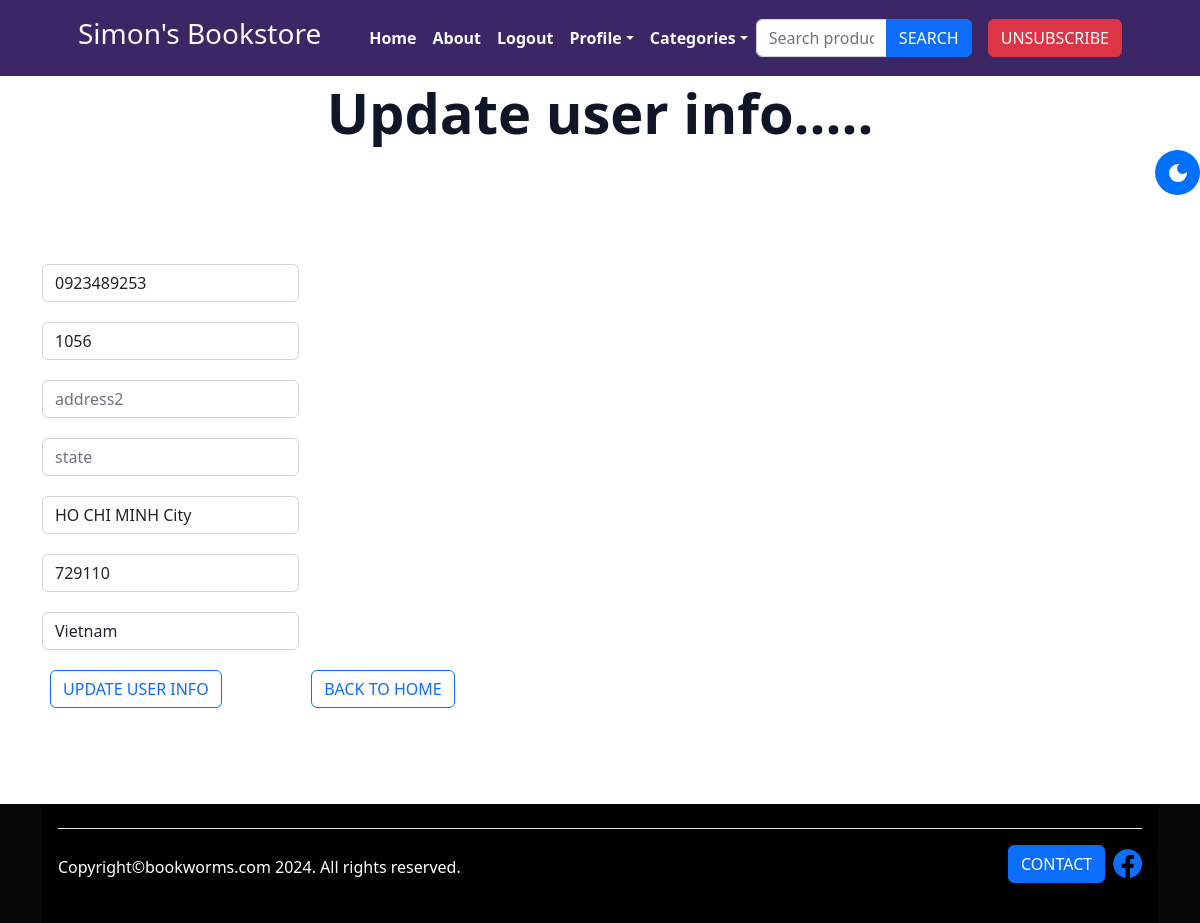
Screenshot of /update_info/ (signed in) with the database file from the repository.
### store/models.py (models this page shows, shortened)
class Profile(models.Model):
    user = models.OneToOneField(User, on_delete=models.CASCADE)
    date_modified = models.DateTimeField(auto_now=True)
    phone = models.CharField(max_length=20, blank=True)
    address1 = models.CharField(max_length=200, blank=True)
    address2 = models.CharField(max_length=200, blank=True)
    state = models.CharField(max_length=200, blank=True)
    city = models.CharField(max_length=200, blank=True)
    zipcode = models.CharField(max_length=200, blank=True)
    country = models.CharField(max_length=200, blank=True)
    is_subscriber = models.BooleanField(default=False)  # New field

### store/views.py (the view)
# urls.py: path('update_info/', views.update_info, name="update_info"),
def update_info(request):
    if request.user.is_authenticated:
        current_users = Profile.objects.get(user__id=request.user.id)
        form = UserInfoForm(request.POST or None, instance=current_users)
        if form.is_valid():
            form.save()
            messages.success(request, "Yoor info has been updated..")
            return redirect('home')
        return render(request, 'update_info.html', {"form":form})

### store/forms.py
class UserInfoForm(forms.ModelForm):
	phone = forms.CharField(label='', widget=forms.TextInput(attrs={'class':'form-control', 'placeholder':'phone'}), required = False)
	address1 = forms.CharField(label='', widget=forms.TextInput(attrs={'class':'form-control', 'placeholder':'address1'}), required = False)
	address2 = forms.CharField(label='', widget=forms.TextInput(attrs={'class':'form-control', 'placeholder':'address2'}), required = False)
	state = forms.CharField(label='', widget=forms.TextInput(attrs={'class':'form-control', 'placeholder':'state'}), required = False)
	city = forms.CharField(label='', widget=forms.TextInput(attrs={'class':'form-control', 'placeholder':'city'}), required = False)
	zipcode =forms.CharField(label='', widget=forms.TextInput(attrs={'class':'form-control', 'placeholder':'zipcode'}), required = False)
	country = forms.CharField(label='', widget=forms.TextInput(attrs={'class':'form-control', 'placeholder':'country'}), required = False)
	class Meta:
		model = Profile
		fields = ('phone','address1','address2', 'state', 'city', 'zipcode', 'country', )

### templates/update_info.html (shortened to what this page needs)
{% extends "base.html" %}
{% block content %}
<header class="py-1">
    <div class="container px-4 px-lg-5">
        <div class="text-center display-4 fw-bolder gradient-text">
            <h1 class="display-4 fw-bolder">Update user info.....</h1>
        </div>
    </div>
</header>
<br>
<br>
<br>
<br>
<div class="container">
    <div class="row">
        <div class="col-md-6">
            <form method="POST" action="{% url 'update_info' %}" class="d-inline-block">
                {{ form.as_p }}
                <button type="submit" class="btn btn-outline-primary ms-2">Update User Info</button>
            </form>
            <a href="{% url 'home' %}" class="btn btn-outline-primary ms-2">
                BACK TO HOME
            </a>
        </div>
    </div>
</div>
<br>
<br>
<br>
<br>
{% endblock %}

### templates/base.html (style rules this page uses)
html, body { height: 100%; margin: 0; display: flex; flex-direction: column; }

### rows the page displays
Profile: phone "0923489253", address1 "1056", city "HO CHI MINH City", zipcode "729110", country "Vietnam"
